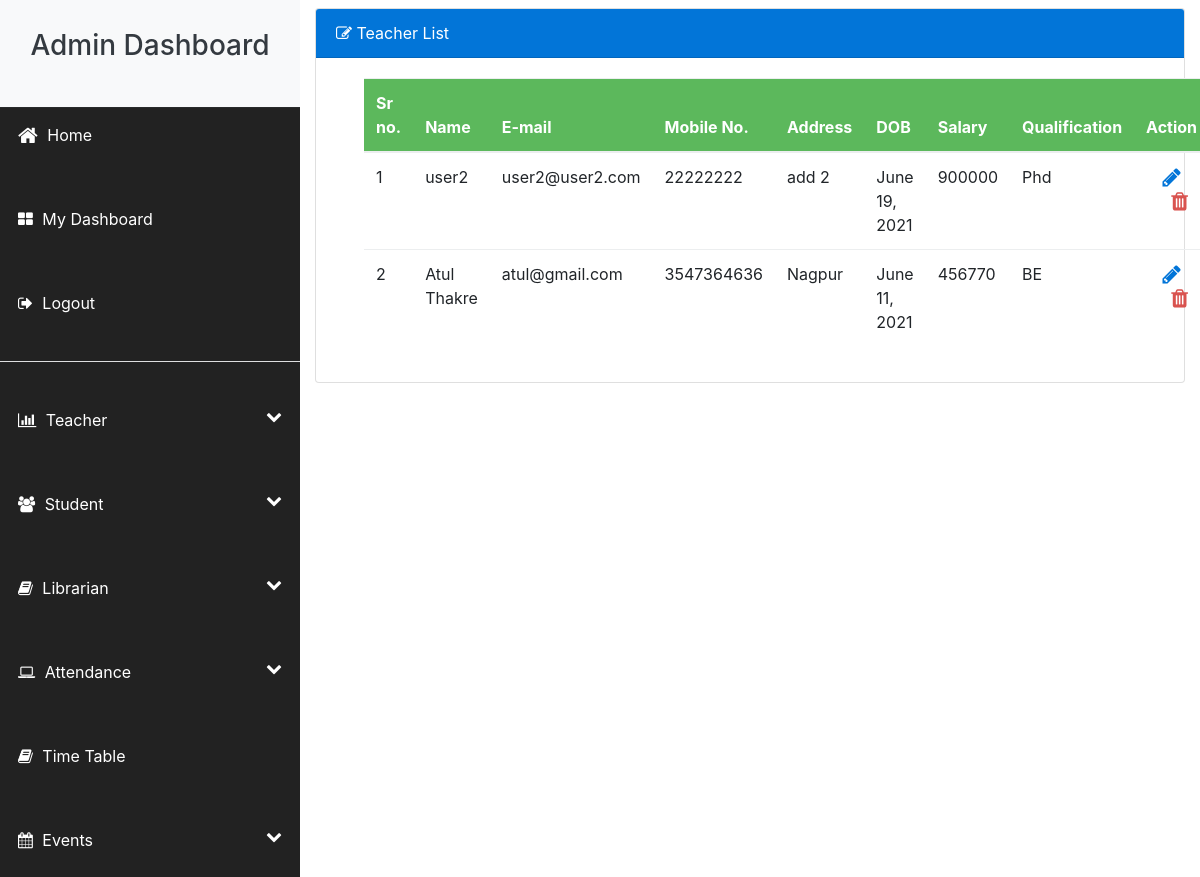
The page /view_teachers (signed in) on the database as committed earlier.
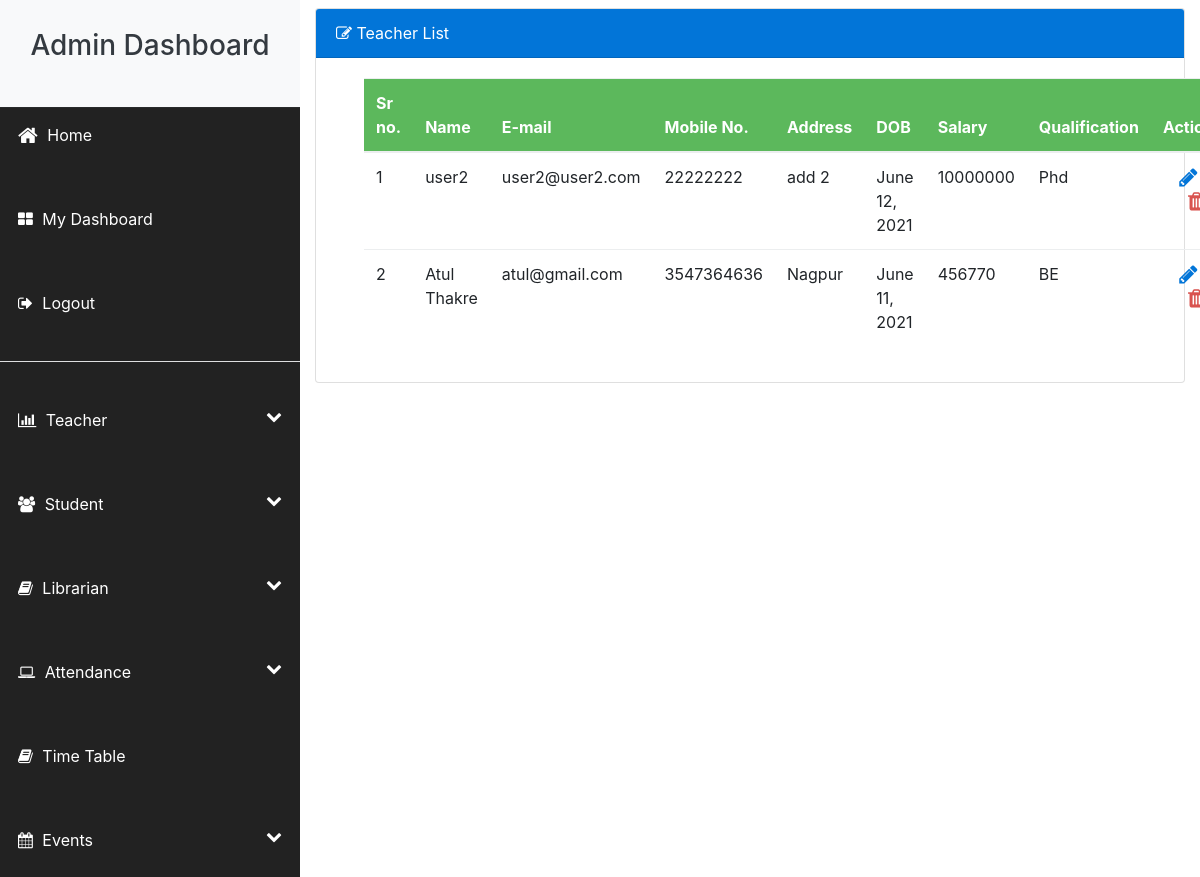
The same page on the database as committed later.
### accounts/models.py (models this page shows, shortened)
class Teacher(models.Model):
    profile_id = models.AutoField(primary_key=True)
    user = models.ForeignKey(User, on_delete=models.CASCADE)
    name = models.CharField(max_length=60,default='')
    phone_number = models.CharField(max_length=30,default='')
    date_of_birth = models.DateField(null=True)
    address = models.CharField(max_length=100,default='')
    gender = models.CharField(max_length=10,default='')
    salary = models.CharField(max_length=30,default='0')
    qualification = models.CharField(max_length=100,default='')

class User(AbstractBaseUser):
    email = models.EmailField(max_length=100,unique=True)
    active = models.BooleanField(default=True) # account is active
    staff = models.BooleanField(default=False) #staff rights
    admin = models.BooleanField(default=False) #admin rights
    admin_user = models.BooleanField(default=False)
    student_user = models.BooleanField(default=False)
    teacher_user = models.BooleanField(default=False)
    librarian_user = models.BooleanField(default=False)
    USERNAME_FIELD = 'email'
    REQUIRED_FIELDS = []
    objects = UserManager()
    @property
    def is_active(self):
        return self.active

### accounts/views.py (the view)
# urls.py: path('view_teachers',views.view_teachers,name='view_teachers'),
@cache_control(no_cache=True, must_revalidate=True, no_store=True)
@login_required(login_url='user_login')
def view_teachers(request):
    if user_validator(request) != "ADMIN":
        return render(request, 'entry_restricted.html', {})
    teachers = Teacher.objects.all()
    return render(request, 'view_teacher.html', {'teachers': teachers})

### accounts/views.py (called while the page is built)
def user_validator(request):
    if request.user is not None and request.user.is_active:
        if request.user.admin_user:
            return "ADMIN"
        elif request.user.student_user:
            return "STUDENT"
        elif request.user.teacher_user:
            return "TEACHER"
        elif request.user.librarian_user:
            return "LIBRARIAN"
    return "ERROR"

### accounts/templates/view_teacher.html (shortened to what this page needs)
{% extends 'admin_dashboard.html' %}
{% block head %}
<link href="https://cdn.datatables.net/1.10.7/css/jquery.dataTables.min.css" rel="stylesheet"/>
<link href="https://cdn.datatables.net/plug-ins/1.10.7/integration/bootstrap/3/dataTables.bootstrap.css" rel="stylesheet" />
<link href="https://cdn.datatables.net/responsive/1.0.6/css/dataTables.responsive.css" rel="stylesheet" />
{% endblock %}
{% block body %}
<div class="animated fadeIn">
  <div class="card my-2">
      <div class="card-header bg-primary text-white display-5 ">
          <i class="fa fa-edit"></i> Teacher List
      </div>
      {% if teachers %}
      <div class="card-body pl-5">
        <table id="myTable" class="table dt-responsive" cellspacing="1" width="100%">
          <thead class="bg-success text-white text-center">
              <tr>
                  <th>Sr no.</th>
                  <th>Name</th>
                  <th>E-mail</th>
                  <th>Mobile No.</th>
                  <th>Address</th>
                  <th>DOB</th>
                  <th>Salary</th>
                  <th>Qualification</th>
                  <th>Action</th>
              </tr>
          </thead>
          <tbody>
              {% for teacher in teachers %}
              <tr>
                  <td>{{forloop.counter}}</td>
                  <td>{{teacher.name}}</td>
                  <td>{{teacher.user.email}}</td>
                  <td>{{teacher.phone_number}}</td>
                  <td>{{teacher.address}}</td>
                  <td>{{teacher.date_of_birth}}</td>
                  <td>{{teacher.salary}}</td>
                  <td>{{teacher.qualification}}</td>
                  <td class="text-center"> <a onclick="teacherId({{teacher.profile_id}})" class="edit" style="border:none;background-color:transparent;"><i class="fa fa-pencil text-primary fa-lg edit" aria-hidden="true"></i></a> <a href="/delete_teacher/{{teacher.profile_id}}" class="delete" style="border:none;background-color:transparent;"><i class="fa fa-trash text-danger ml-3 fa-lg" aria-hidden="true"></i></button>  </td>
                  </tr>
             {% endfor %}
          </tbody>
      </table>
      </div>
      {% else %}
      <div class="card-body">
          <h3>No Teacher Found</h3>
      </div>
      {% endif %}
  </div>
</div>
{% endblock %}

Rows that differ between the two databases and show on the page:
changed Teacher "user2": date_of_birth "June 19, 2021" → "June 12, 2021"; salary "900000" → "10000000"
